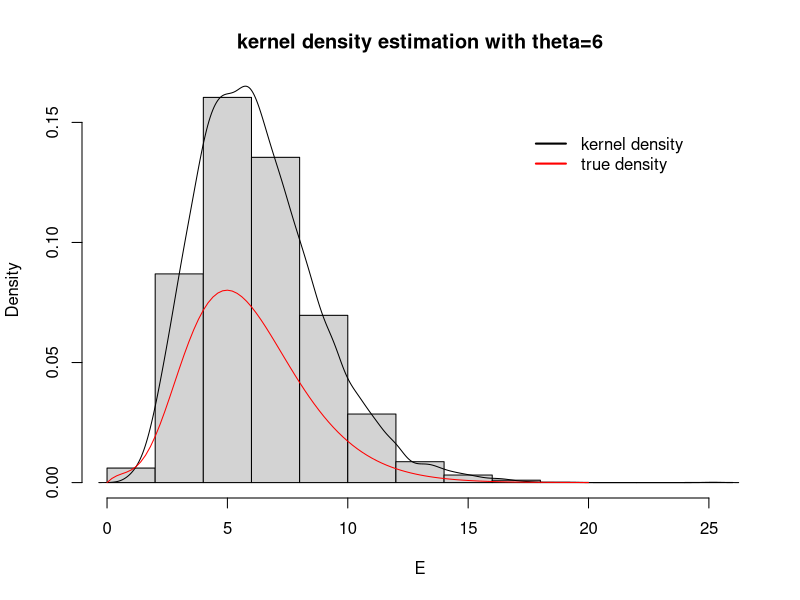
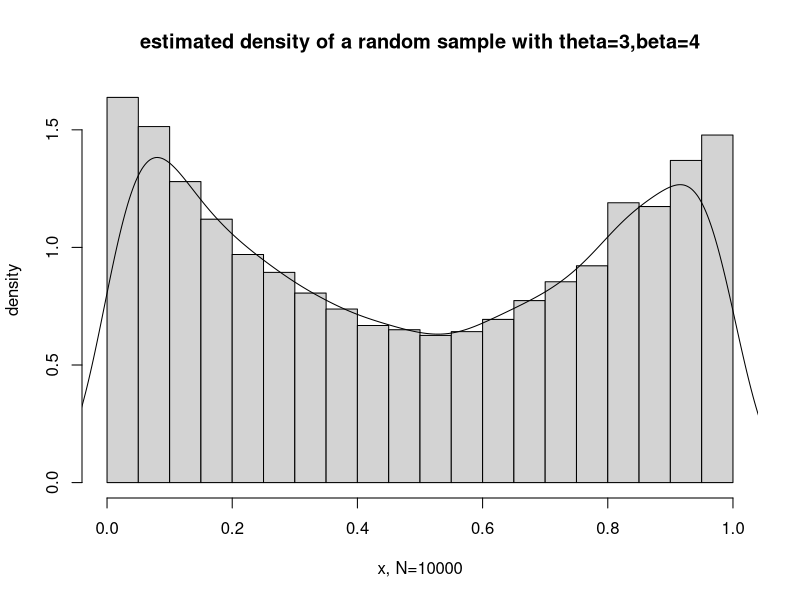
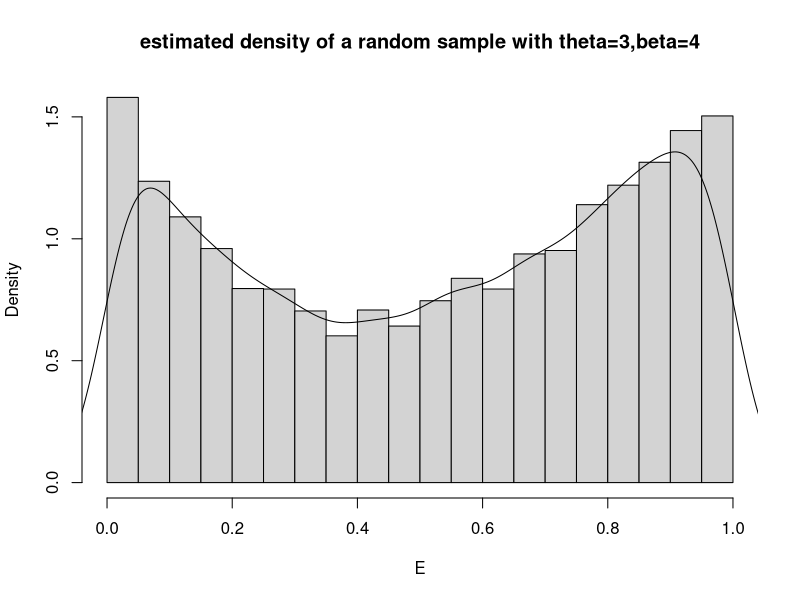

Write R code to recreate these figures, in order.
## ---- chunk 1
sample_g <- function(theta){
  w <- 2*gamma(theta)/(2*gamma(theta)+gamma(theta+1/2))
  m <- 10000
  counts <- 0
  draws <- c()
  u <- runif(m,0,1)
  for(i in 1:m){
    if(u[i]<w){
      x <- rgamma(1,theta,1)
      counts <- counts+1
      draws <- c(draws,x)
    }
    else{
      x <- rgamma(1,theta+0.5,1)
    counts <- counts+1
    draws <- c(draws,x)  
    }
  }
  return(draws)
}
E <- sample_g(6)
hist(E,prob=TRUE,main = "kernel density estimation with theta=6")
lines(density(E))

g <-function(x,theta=6){
  (1/(2*gamma(theta)+gamma(theta+0.5)))*(2*x^(theta-1)+x*(theta-0.5))*exp(-x)
}
curve(g,from = 0,to=20,add=T,col="red")
legend("topright", inset=.1, 
         legend = c("kernel density","true density"), 
         bty = "n", lty = 1, lwd = 2, col = c("black", "red"))
## ---- chunk 2
sample_f <- function(theta,beta){
  f <- function(x){
   x^(theta-1)/(1+x^2)+sqrt(2+x^2)*(1-x)^(beta-1)
  }
  g <- function(x){
    x^(theta-1)+sqrt(3)*(1-x)^(beta-1)
  }
  w <- (1/theta)/(1/theta+sqrt(3)/beta)
  m <- 10000
  counts <- 0
  draws <- c()
while(counts<=m){
    repeat{
      u <- runif(1,0,1)
      if (u<=w){
        x <- rbeta(1,theta,1)}
      else{
        x <- rbeta(1,1,beta) }  
      t <- u*g(x)
      if(t<=f(x)){break}
    }
    counts <- counts+1
    draws <- c(draws,x)
}
  return(draws)
}
E <- sample_f(3,4)
hist(E,freq=F, xlab = "x, N=10000", ylab="density",main="estimated density of a random sample with theta=3,beta=4")
lines(density(E))
## ---- chunk 3
sample2_f <- function(theta,beta){
  f1 <- function(x){
   x^(theta-1)/(1+x^2)
  }
  f2 <- function(x){
    sqrt(2+x^2)*(1-x)^(beta-1)
  }
  g1<- function(x){
    x^(theta-1)
  }
  g2 <- function(x){
    sqrt(3)*(1-x)^(beta-1)
  }
  w <- (1/theta)/(1/theta+sqrt(3)/beta)
  m <- 10000
  counts <- 0
  draws <- c()
  x <- 0
while(counts<=m){
    flag <- TRUE  
    while(flag){
      u <- runif(1,0,1)
      if (u<=w){
        x <- rbeta(1,theta,1)}
        t <- u* g1(x)
        if(t<=f1(x)){
          flag <- FALSE
        }
      else{
        x <- rbeta(1,1,beta)
        t <- u* g2(x)
        if (t<=f2(x)){
          flag <- FALSE
        }
        }  
    }
    counts <- counts+1
    draws <- c(draws,x)
}
  return(draws)
}
E <- sample2_f(3,4)
hist(E,probability = TRUE,main = "estimated density of a random sample with theta=3,beta=4")
lines(density(E))
